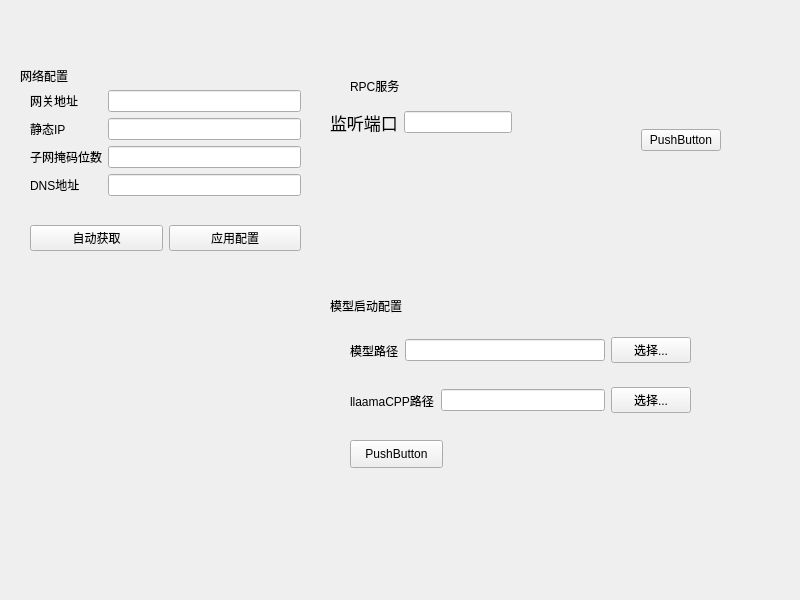
<?xml version="1.0" encoding="UTF-8"?>
<ui version="4.0">
 <class>Widget</class>
 <widget class="QWidget" name="Widget">
  <property name="geometry">
   <rect>
    <x>0</x>
    <y>0</y>
    <width>800</width>
    <height>600</height>
   </rect>
  </property>
  <property name="windowTitle">
   <string>Widget</string>
  </property>
  <widget class="QLabel" name="label_net">
   <property name="geometry">
    <rect>
     <x>20</x>
     <y>60</y>
     <width>71</width>
     <height>31</height>
    </rect>
   </property>
   <property name="layoutDirection">
    <enum>Qt::LeftToRight</enum>
   </property>
   <property name="frameShadow">
    <enum>QFrame::Plain</enum>
   </property>
   <property name="text">
    <string>网络配置</string>
   </property>
  </widget>
  <widget class="QWidget" name="verticalLayoutWidget">
   <property name="geometry">
    <rect>
     <x>30</x>
     <y>90</y>
     <width>271</width>
     <height>161</height>
    </rect>
   </property>
   <layout class="QVBoxLayout" name="verticalLayout_2">
    <item>
     <layout class="QFormLayout" name="formLayout_1">
      <item row="0" column="0">
       <widget class="QLabel" name="label_net_gateway">
        <property name="text">
         <string>网关地址</string>
        </property>
       </widget>
      </item>
      <item row="0" column="1">
       <widget class="QLineEdit" name="lineEdit_net_gateway"/>
      </item>
      <item row="1" column="0">
       <widget class="QLabel" name="label_net_staticIP">
        <property name="text">
         <string>静态IP</string>
        </property>
       </widget>
      </item>
      <item row="1" column="1">
       <widget class="QLineEdit" name="lineEdit_net_staticIP"/>
      </item>
      <item row="2" column="0">
       <widget class="QLabel" name="label_net_subnetNumber">
        <property name="text">
         <string>子网掩码位数</string>
        </property>
       </widget>
      </item>
      <item row="2" column="1">
       <widget class="QLineEdit" name="lineEdit_net_subnetNumber"/>
      </item>
      <item row="3" column="0">
       <widget class="QLabel" name="label_net_DNS">
        <property name="text">
         <string>DNS地址</string>
        </property>
       </widget>
      </item>
      <item row="3" column="1">
       <widget class="QLineEdit" name="lineEdit_net_DNS"/>
      </item>
     </layout>
    </item>
    <item>
     <layout class="QHBoxLayout" name="horizontalLayout">
      <item>
       <widget class="QPushButton" name="pushButton_net_autoGateway">
        <property name="text">
         <string>自动获取</string>
        </property>
       </widget>
      </item>
      <item>
       <widget class="QPushButton" name="pushButton_net_apply">
        <property name="text">
         <string>应用配置</string>
        </property>
       </widget>
      </item>
     </layout>
    </item>
   </layout>
  </widget>
  <widget class="QWidget" name="horizontalLayoutWidget">
   <property name="geometry">
    <rect>
     <x>330</x>
     <y>110</y>
     <width>391</width>
     <height>61</height>
    </rect>
   </property>
   <layout class="QHBoxLayout" name="horizontalLayout_2" stretch="0,10,0">
    <item>
     <layout class="QVBoxLayout" name="verticalLayout">
      <item>
       <layout class="QHBoxLayout" name="horizontalLayout_5">
        <item>
         <widget class="QLabel" name="label_rpc_port">
          <property name="font">
           <font>
            <pointsize>13</pointsize>
           </font>
          </property>
          <property name="text">
           <string>监听端口</string>
          </property>
         </widget>
        </item>
        <item>
         <widget class="QLineEdit" name="lineEdit_rpc_port"/>
        </item>
       </layout>
      </item>
      <item>
       <widget class="QLabel" name="label_rpc_service_status">
        <property name="text">
         <string/>
        </property>
       </widget>
      </item>
     </layout>
    </item>
    <item>
     <widget class="QLabel" name="label_rpc_status">
      <property name="sizePolicy">
       <sizepolicy hsizetype="Preferred" vsizetype="Preferred">
        <horstretch>0</horstretch>
        <verstretch>0</verstretch>
       </sizepolicy>
      </property>
      <property name="text">
       <string/>
      </property>
      <property name="textFormat">
       <enum>Qt::AutoText</enum>
      </property>
      <property name="alignment">
       <set>Qt::AlignCenter</set>
      </property>
     </widget>
    </item>
    <item>
     <widget class="QPushButton" name="pushButton_rpc">
      <property name="text">
       <string>PushButton</string>
      </property>
     </widget>
    </item>
   </layout>
  </widget>
  <widget class="QLabel" name="label_rpc">
   <property name="geometry">
    <rect>
     <x>350</x>
     <y>70</y>
     <width>71</width>
     <height>31</height>
    </rect>
   </property>
   <property name="layoutDirection">
    <enum>Qt::LeftToRight</enum>
   </property>
   <property name="frameShadow">
    <enum>QFrame::Plain</enum>
   </property>
   <property name="text">
    <string>RPC服务</string>
   </property>
  </widget>
  <widget class="QLabel" name="label_model">
   <property name="geometry">
    <rect>
     <x>330</x>
     <y>290</y>
     <width>101</width>
     <height>31</height>
    </rect>
   </property>
   <property name="layoutDirection">
    <enum>Qt::LeftToRight</enum>
   </property>
   <property name="frameShadow">
    <enum>QFrame::Plain</enum>
   </property>
   <property name="text">
    <string>模型启动配置</string>
   </property>
  </widget>
  <widget class="QWidget" name="horizontalLayoutWidget_2">
   <property name="geometry">
    <rect>
     <x>350</x>
     <y>330</y>
     <width>341</width>
     <height>41</height>
    </rect>
   </property>
   <layout class="QHBoxLayout" name="horizontalLayout_3">
    <item>
     <widget class="QLabel" name="label_model_path">
      <property name="text">
       <string>模型路径</string>
      </property>
     </widget>
    </item>
    <item>
     <widget class="QLineEdit" name="lineEdit_model_path_text"/>
    </item>
    <item>
     <widget class="QPushButton" name="pushButton_model_choice">
      <property name="text">
       <string>选择...</string>
      </property>
     </widget>
    </item>
   </layout>
  </widget>
  <widget class="QWidget" name="horizontalLayoutWidget_3">
   <property name="geometry">
    <rect>
     <x>350</x>
     <y>380</y>
     <width>341</width>
     <height>41</height>
    </rect>
   </property>
   <layout class="QHBoxLayout" name="horizontalLayout_4">
    <item>
     <widget class="QLabel" name="label_llamacpp_path">
      <property name="text">
       <string>llaamaCPP路径</string>
      </property>
     </widget>
    </item>
    <item>
     <widget class="QLineEdit" name="lineEdit_llamacpp_path_text"/>
    </item>
    <item>
     <widget class="QPushButton" name="pushButton_llamacpp_choice">
      <property name="text">
       <string>选择...</string>
      </property>
     </widget>
    </item>
   </layout>
  </widget>
  <widget class="QPushButton" name="pushButton_model_start_or_stop">
   <property name="geometry">
    <rect>
     <x>350</x>
     <y>440</y>
     <width>93</width>
     <height>28</height>
    </rect>
   </property>
   <property name="text">
    <string>PushButton</string>
   </property>
  </widget>
 </widget>
 <resources/>
 <connections/>
</ui>
